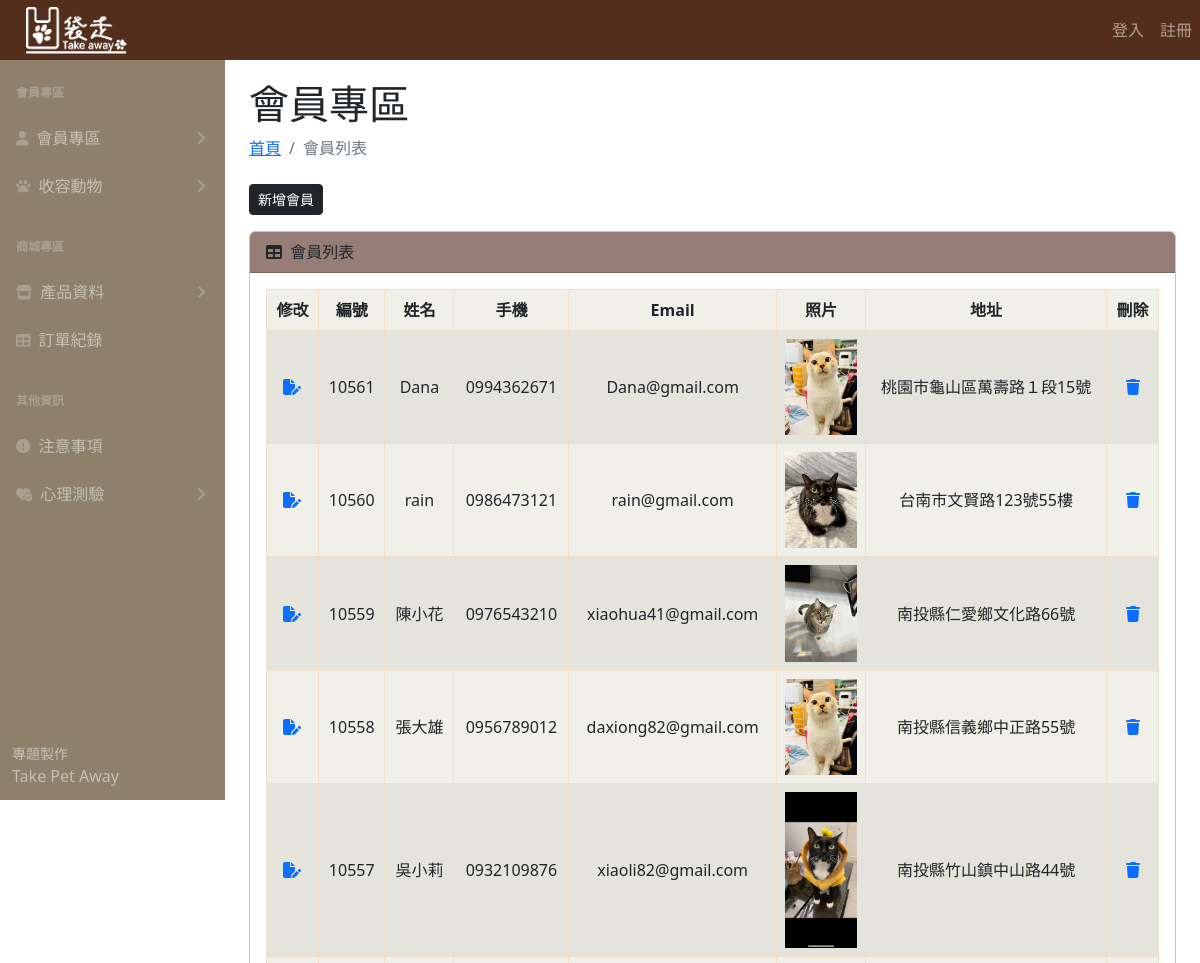
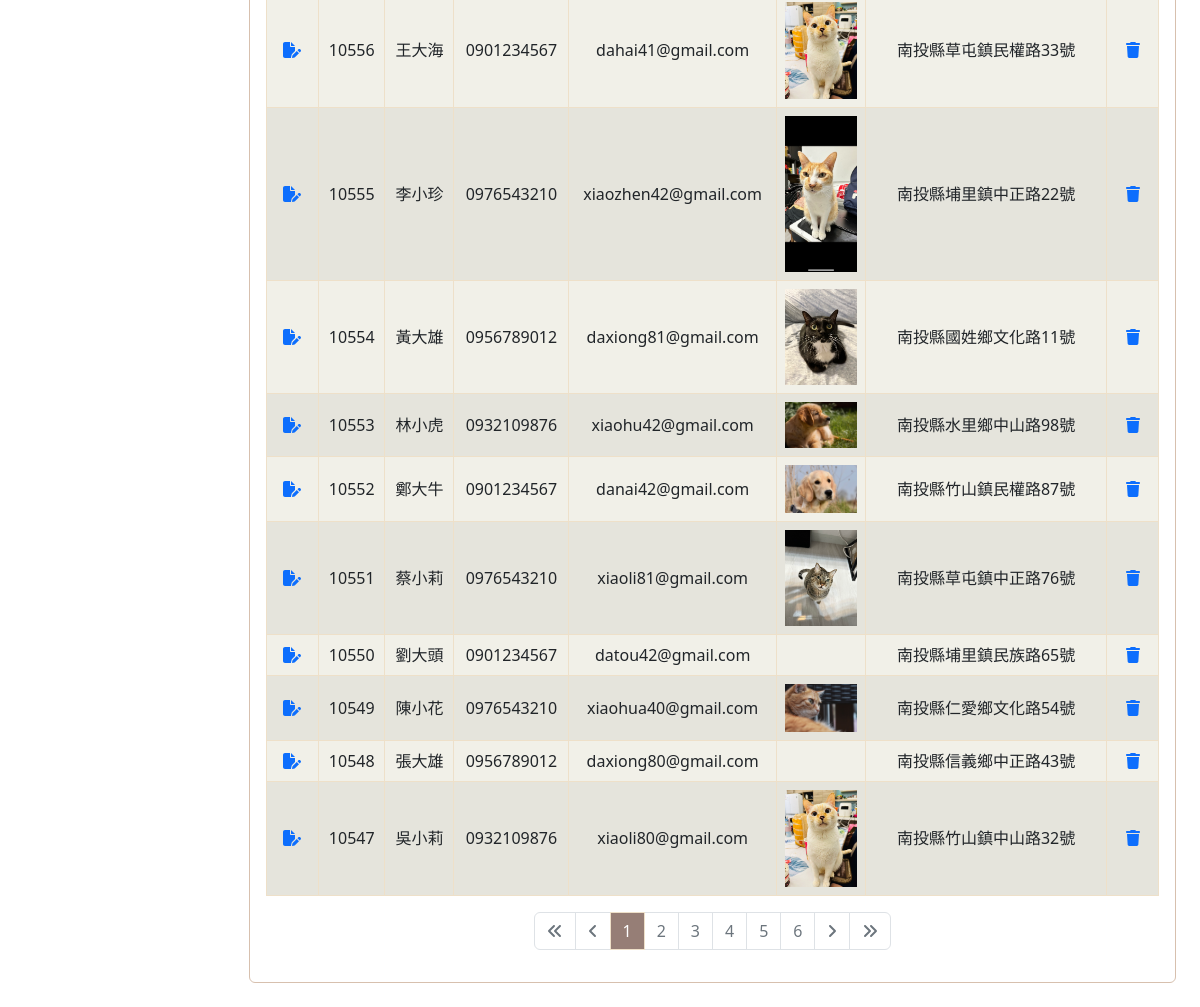
Screenshot of /user-login.php with the database file from the repository (2 pictures, top to bottom).
### tables this page shows
CREATE TABLE `user` (
  `user_id` int(11) NOT NULL,
  `name` varchar(15) NOT NULL,
  `account` varchar(10) NOT NULL,
  `password` varchar(12) NOT NULL,
  `email` varchar(30) NOT NULL,
  `pic` varchar(100) DEFAULT NULL,
  `address_detail` varchar(80) NOT NULL,
  `status` varchar(6) NOT NULL
);

### user-login.php (the view, shortened to what this page needs)
<?php
require __DIR__ . '/parts/pdo-connect.php';
$page = isset($_GET['page']) ? intval($_GET['page']) : 1;
$perPage = 15;
$t_sql = "SELECT COUNT(1) FROM user";
$t_stmt = $pdo->query($t_sql);
$totalRows = $t_stmt->fetch(PDO::FETCH_NUM)[0];
$totalPages = ceil($totalRows / $perPage);
$rows = [];
if ($totalRows > 0) {
  $sql = sprintf("SELECT * FROM user ORDER BY user_id DESC LIMIT %s, %s", ($page - 1) * $perPage, $perPage);
  $rows = $pdo->query($sql)->fetchAll();
}
?>
<?php include __DIR__ . '/parts/1_head.php' ?>
<?php include __DIR__ . '/parts/2_nav.php' ?>
<?php include __DIR__ . '/parts/3_side_nav.php' ?>
<section>
  <div class="container-fluid px-4">
    <h1 class="mt-4">會員專區</h1>
    <ol class="breadcrumb mb-4">
      <li class="breadcrumb-item"><a href="index_.php">首頁</a></li>
      <li class="breadcrumb-item active">會員列表</li>
    </ol>
    <a href="user-add.php" class="btn btn-dark btn-sm float-right mb-3">新增會員</a>
    <div class="card mb-4">
      <div class="card-header">
        <i class="fas fa-table me-1"></i>
        會員列表
      </div>
      <div class="row">
        <div class="card-body col">
          <table class="table table-bordered table-striped">
            <thead>
              <tr>
                <th class="align-middle">修改</i></th>
                <th class="align-middle">編號</th>
                <th class="align-middle">姓名</th>
                <th class="align-middle">手機</th>
                <th class="align-middle">Email</th>
                <th style="width: 10%;" scope="col">照片</th>
                <th class="align-middle">地址</th>
                <th class="align-middle">刪除</i></th>
              </tr>
            </thead>
            <tbody>
              <?php foreach ($rows as $r) : ?>
                <tr class="align-middle">
                  <td class="align-middle">
                    <a href="user-edit.php?user_id=<?= $r['user_id'] ?>">
                      <i class="fa-solid fa-file-pen"></i>
                    </a>
                  </td>
                  <td class="align-middle"><?= $r['user_id'] ?></td>
                  <td class="align-middle"><?= $r['name'] ?></td>
                  <td class="align-middle"><?= $r['account'] ?></td>
                  <td class="align-middle"><?= $r['email'] ?></td>
                  <td class="align-middle"><img style="width: 100%;" src="uploads/<?= $r['pic'] ?>" alt=""> </td>
                  <td class="align-middle"><?= htmlentities($r['address_detail']) ?></td>
                  <td class="align-middle">
                    <a href="javascript: deleteOne(<?= $r['user_id'] ?>)">
                      <i class="fa-solid fa-trash"></i>
                    </a>
                  </td>
                </tr>
              <?php endforeach ?>
            </tbody>
          </table>
          <div class="row">
            <div class="col">
              <nav aria-label="Page navigation example">
                <ul class="pagination" style="justify-content: center;">
                  <li class="page-item <?= $page == 1 ? 'disabled' : '' ?>">
                    <a class="page-link" href="?page=1">
                      <i class="fa-solid fa-angles-left"></i>
                    </a>
                  </li>
                  <li class="page-item <?= $page == 1 ? 'disabled' : '' ?>">
                    <a class="page-link" href="?page=<?= $page - 1 ?>">
                      <i class="fa-solid fa-angle-left"></i>
                    </a>
                  </li>
                  <?php for ($i = $page - 5; $i <= $page + 5; $i++) : ?>
                    <?php if ($i >= 1 and $i <= $totalPages) : ?>
                      <li class="page-item <?= $i != $page ?: 'active' ?>">
                        <a class="page-link" href="?page=<?= $i ?>"><?= $i ?></a>
                      </li>
                    <?php endif ?>
                  <?php endfor ?>
                  <li class="page-item <?= $page == $totalPages ? 'disabled' : '' ?>">
                    <a class="page-link" href="?page=<?= $page + 1 ?>">
                      <i class="fa-solid fa-angle-right"></i>
                    </a>
                  </li>
                  <li class="page-item <?= $page == $totalPages ? 'disabled' : '' ?>">
                    <a class="page-link" href="?page=<?= $totalPages ?>">
                      <i class="fa-solid fa-angles-right"></i>
                    </a>
                  </li>
                </ul>
              </nav>
            </div>
          </div>
        </div>
      </div>
    </div>
  </div>
</section>
<?php include __DIR__ . '/parts/6_foot.php' ?>

### parts/1_head.php (style rules this page uses)
:root { --bs-dark-rgb: 83, 46, 28; }
.row { --bs-gutter-x: 0rem; }
.pagination, .datatable-pagination ul { --bs-pagination-active-border-color: #EEE0C9; --bs-pagination-active-bg: #967E76; --bs-link-color: #967E76; --bs-link-hover-color: #967E76; --bs-dark-rgb: #967E76; }

### user-login.php (style rules this page uses)
thead, tbody, tfoot, tr, td, th { border-color: #EEE0C9; }
.table> :not(caption)>*>*, .datatable-table> :not(caption)>*>* { background-color: #F1F0E8; }
.row .card-body .table-striped thead tr th { text-align: center; }
.row .card-body .table-striped tbody tr td { text-align: center; }
.card-header { background-color: #967E76; }
.card { border-color: #D7C0AE; }
.pagination, .datatable-pagination ul { --bs-pagination-active-border-color: #EEE0C9; --bs-pagination-active-bg: #967E76; --bs-link-color: #967E76; --bs-link-hover-color: #967E76; --bs-dark-rgb: #967E76; }
:root { --bs-dark-rgb: 83, 46, 28; }
.row { --bs-gutter-x: 0rem; }

### rows the page displays
user: user_id "10561", name "Dana", account "0994362671", email "Dana@gmail.com", pic (picture), address_detail "桃園市龜山區萬壽路１段15號"
user: user_id "10560", name "rain", account "0986473121", email "rain@gmail.com", pic (picture), address_detail "台南市文賢路123號55樓"
user: user_id "10559", name "陳小花", account "0976543210", email "xiaohua41@gmail.com", pic (picture), address_detail "南投縣仁愛鄉文化路66號"
user: user_id "10558", name "張大雄", account "0956789012", email "daxiong82@gmail.com", pic (picture), address_detail "南投縣信義鄉中正路55號"
user: user_id "10557", name "吳小莉", account "0932109876", email "xiaoli82@gmail.com", pic (picture), address_detail "南投縣竹山鎮中山路44號"
user: user_id "10556", name "王大海", account "0901234567", email "dahai41@gmail.com", pic (picture), address_detail "南投縣草屯鎮民權路33號"
user: user_id "10555", name "李小珍", account "0976543210", email "xiaozhen42@gmail.com", pic (picture), address_detail "南投縣埔里鎮中正路22號"
user: user_id "10554", name "黃大雄", account "0956789012", email "daxiong81@gmail.com", pic (picture), address_detail "南投縣國姓鄉文化路11號"
user: user_id "10553", name "林小虎", account "0932109876", email "xiaohu42@gmail.com", pic (picture), address_detail "南投縣水里鄉中山路98號"
user: user_id "10552", name "鄭大牛", account "0901234567", email "danai42@gmail.com", pic (picture), address_detail "南投縣竹山鎮民權路87號"
user: user_id "10551", name "蔡小莉", account "0976543210", email "xiaoli81@gmail.com", pic (picture), address_detail "南投縣草屯鎮中正路76號"
user: user_id "10550", name "劉大頭", account "0901234567", email "datou42@gmail.com", address_detail "南投縣埔里鎮民族路65號"
user: user_id "10549", name "陳小花", account "0976543210", email "xiaohua40@gmail.com", pic (picture), address_detail "南投縣仁愛鄉文化路54號"
user: user_id "10548", name "張大雄", account "0956789012", email "daxiong80@gmail.com", address_detail "南投縣信義鄉中正路43號"
user: user_id "10547", name "吳小莉", account "0932109876", email "xiaoli80@gmail.com", pic (picture), address_detail "南投縣竹山鎮中山路32號"
